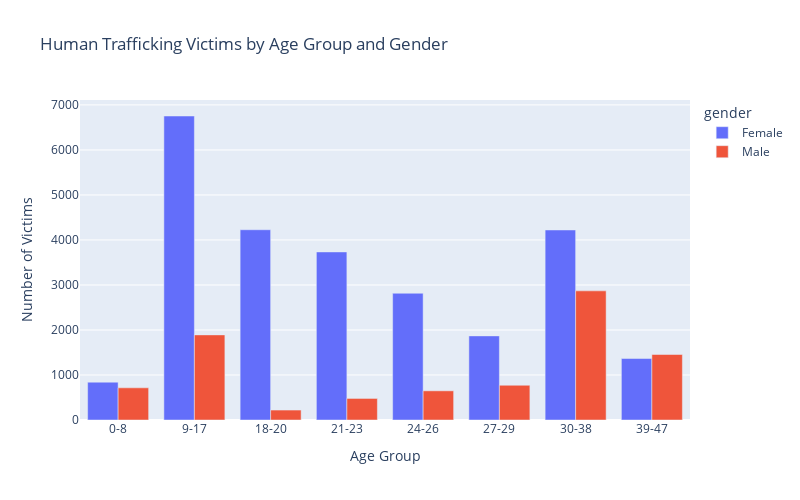

Notebook cell for this chart:
### Markdown cell above
bro this is crazy, i cannot understand anything lol

### Code cell
import plotly.express as px
import pandas as pd

# Clean up ageBroad formatting
df['ageBroad'] = df['ageBroad'].str.replace('--', '-', regex=False)

# Add victim count column
df['Victims'] = 1

# Filter out missing values
filtered_df = df[df['ageBroad'].notna()]

# Group and count
grouped = filtered_df.groupby(['gender', 'ageBroad'])['Victims'].sum().reset_index()

# Define proper order of age groups
age_order = ['0-8', '9-17', '18-20', '21-23', '24-26', '27-29', '30-38', '39-47', '48-56', '57+']
grouped['ageBroad'] = pd.Categorical(grouped['ageBroad'], categories=age_order, ordered=True)
grouped = grouped.sort_values(['ageBroad'])

# Plot
fig = px.bar(
    grouped,
    x='ageBroad',
    y='Victims',
    color='gender',
    barmode='group',
    title='Human Trafficking Victims by Age Group and Gender',
    labels={'Victims': 'Number of Victims', 'ageBroad': 'Age Group'}
)

fig.update_layout(width=800, height=500)
fig.show()

### Figure 1 — Plotly figure (JSON) as saved in the notebook; plotly's stock layout.template omitted (floating-point values rounded to 4 significant figures)
{"data": [{"alignmentgroup": "True", "hovertemplate": "gender=Female<br>Age Group=%{x}<br>Number of Victims=%{y}<extra></extra>", "legendgroup": "Female", "marker": {"color": "#636efa", "pattern": {"shape": ""}}, "name": "Female", "offsetgroup": "Female", "orientation": "v", "showlegend": true, "textposition": "auto", "type": "bar", "x": ["0-8", "9-17", "18-20", "21-23", "24-26", "27-29", "30-38", "39-47", null], "xaxis": "x", "y": [841, 6754, 4227, 3734, 2816, 1869, 4222, 1366, 865], "yaxis": "y"}, {"alignmentgroup": "True", "hovertemplate": "gender=Male<br>Age Group=%{x}<br>Number of Victims=%{y}<extra></extra>", "legendgroup": "Male", "marker": {"color": "#EF553B", "pattern": {"shape": ""}}, "name": "Male", "offsetgroup": "Male", "orientation": "v", "showlegend": true, "textposition": "auto", "type": "bar", "x": ["0-8", "9-17", "18-20", "21-23", "24-26", "27-29", "30-38", "39-47", null], "xaxis": "x", "y": [715, 1891, 221, 479, 648, 772, 2869, 1455, 695], "yaxis": "y"}], "layout": {"barmode": "group", "height": 500, "legend": {"title": {"text": "gender"}, "tracegroupgap": 0}, "title": {"text": "Human Trafficking Victims by Age Group and Gender"}, "width": 800, "xaxis": {"anchor": "y", "domain": [0, 1], "title": {"text": "Age Group"}}, "yaxis": {"anchor": "x", "domain": [0, 1], "title": {"text": "Number of Victims"}}}}
